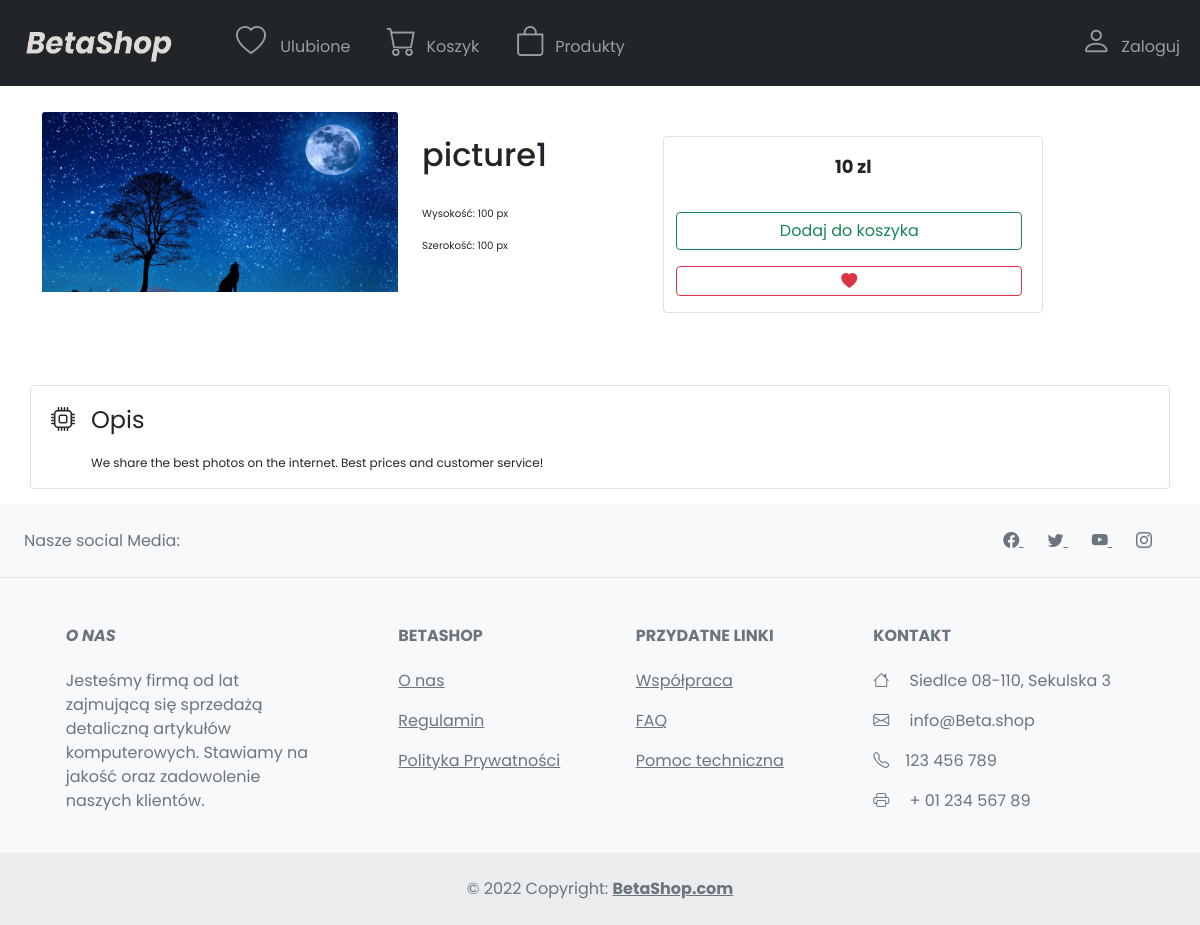
The app's page /strona_produktu.php?id=1 with its own data.
### tables this page shows
create table if not EXISTS pictures (
    picture_id int AUTO_INCREMENT not null,
    pic_name varchar(255) not null,
    price double unsigned,
    description text,
    category_id int,
    height int unsigned,
    width int unsigned,
    privileges varchar(64),
    PRIMARY KEY (picture_id)
);

### strona_produktu.php (the view, shortened to what this page needs)
<html lang="pl">
<head>
	<?php
	require("bootstrapConnection.php");
	require("connection.php");
	$id = $_GET['id'];
	?>
</head>
<body>
	<?php
	require("navbar.php");
	?>
	<section class="page">
		<div class="container">
			<div class="row">
				<div class="col-4">
					<?php
					$zapytanie = $conn->query("SELECT * FROM pictures where picture_id = $id");
					while ($row = $zapytanie->fetch()) {
					?>
						<img src="<?= $row['image_path']?>" class="card-img-top" alt="<?= $row['image_path'] ?>">
				</div>
				<div class="col-8">
					<div class="row">
						<div class="col-12">
						</div>
					</div>
					<div class="row mt-2">
						<div class="col-4">
							<h2><?= $row['pic_name']; ?></h2><br>
							<p style="font-size:0.85vw;">Wysokość:
								<?= $row['height'] ?> px
							</p>
							<p style="font-size:0.85vw;">Szerokość:
								<?= $row['width'] ?> px
							</p>
						</div>
						<div class="col-6 border rounded">
							<div class="row py-3">
								<div class="col text-center">
									<p style='font-size:1.5vw;' class='fw-bold'>
										<?= $row['price'] ?> zl
									</p>
								</div>
							</div>
							<div class="row">
								<div class="col-12">
									<form action="koszyk.php" method='POST' class="d-flex me-2 w">
										<input  type="submit" id="add" name="add" class="btn btn-outline-success w-100" value="Dodaj do koszyka">
									</form>
									<form action="ulubione.php" method='POST' class="d-flex me-2 w">
										<button type="submit" id="fav" name="fav" class="btn btn-outline-danger w-100" value="Dodaj do ulubionych">
										<i class="bi bi-heart-fill"></i>
										</button>
									</form>
								</div>
							</div>
						</div>
					</div>
				</div>
			</div>
			<div class="row">
				<div class="col-12 mt-4 border rounded text-justify">
					<p style="font-size:2vw;" class="ms-2 my-3"><i class="bi bi-cpu me-3"></i>Opis</p>
					<p class="ms-5 me-5" style="font-size:1vw;"><?= $row['description'] ?>
				</div>
			</div>
		</div>
	<?php
					}
	?>
	</section>
	<?php
	include("footer.php");
	?>
</body>
</html>

### main.css (style rules this page uses)
body { font-family: 'Poppins'; }
.card-img-top { width: 100%; height: 15vw; object-fit: cover; }

### records on screen
pictures: image_path (picture), pic_name "picture1", height "100", width "100", price "10", description "We share the best photos on the internet. Best prices and customer service!"
